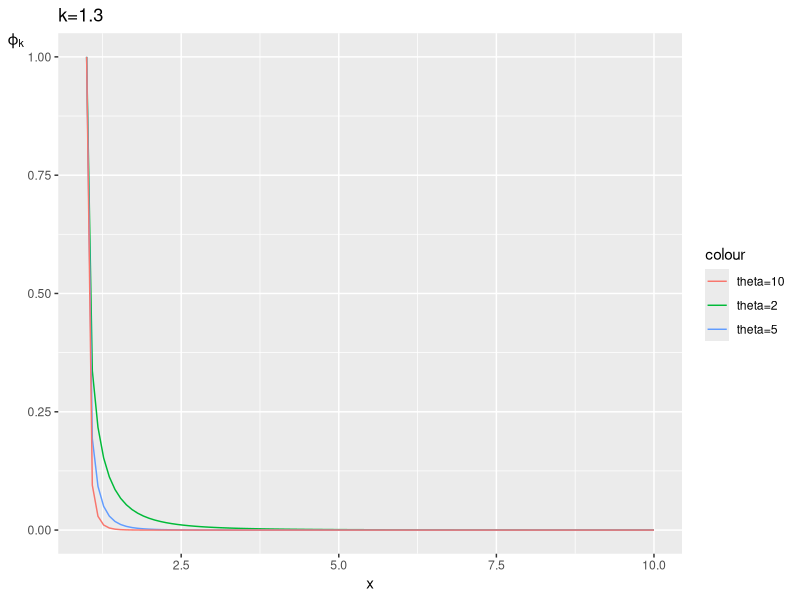
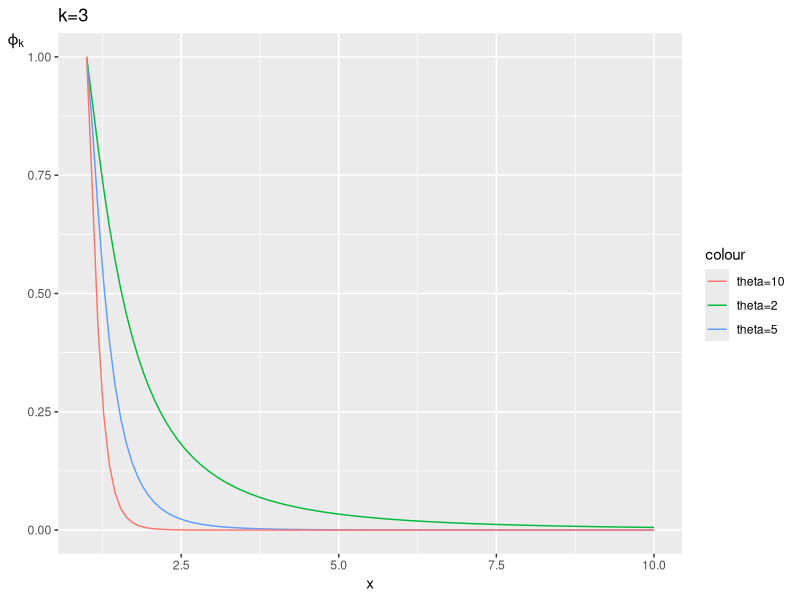
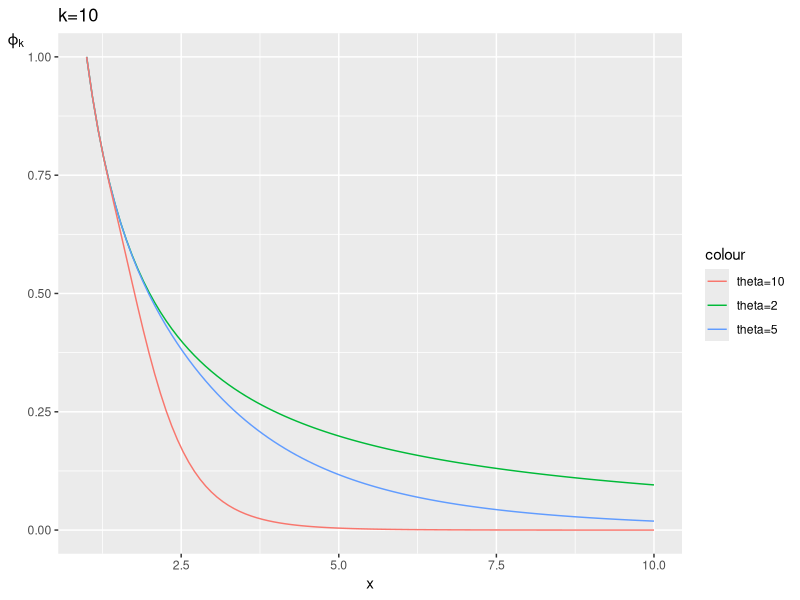

The R script that drew these images, in order:
## ---- chunk 1
library(ggplot2)
phi <- function(theta, k) function(x) pgamma(theta*log(x), k-1, lower.tail=FALSE) / x
ggplot(data.frame(x=c(1,10)), aes(x)) +
   stat_function(fun=phi(2,1.3), mapping=aes(colour="theta=2")) +
   stat_function(fun=phi(5,1.3), mapping=aes(colour="theta=5")) +
   stat_function(fun=phi(10,1.3), mapping=aes(colour="theta=10")) +
   labs(title="k=1.3", y=expression(varphi[k])) +
   theme(axis.title.y=element_text(angle=0))
ggplot(data.frame(x=c(1,10)), aes(x)) +
   stat_function(fun=phi(2,3), mapping=aes(colour="theta=2")) +
   stat_function(fun=phi(5,3), mapping=aes(colour="theta=5")) +
   stat_function(fun=phi(10,3), mapping=aes(colour="theta=10")) +
   labs(title="k=3", y=expression(varphi[k])) +
   theme(axis.title.y=element_text(angle=0))
ggplot(data.frame(x=c(1,10)), aes(x)) +
   stat_function(fun=phi(2,10), mapping=aes(colour="theta=2")) +
   stat_function(fun=phi(5,10), mapping=aes(colour="theta=5")) +
   stat_function(fun=phi(10,10), mapping=aes(colour="theta=10")) +
   labs(title="k=10", y=expression(varphi[k])) +
   theme(axis.title.y=element_text(angle=0))
